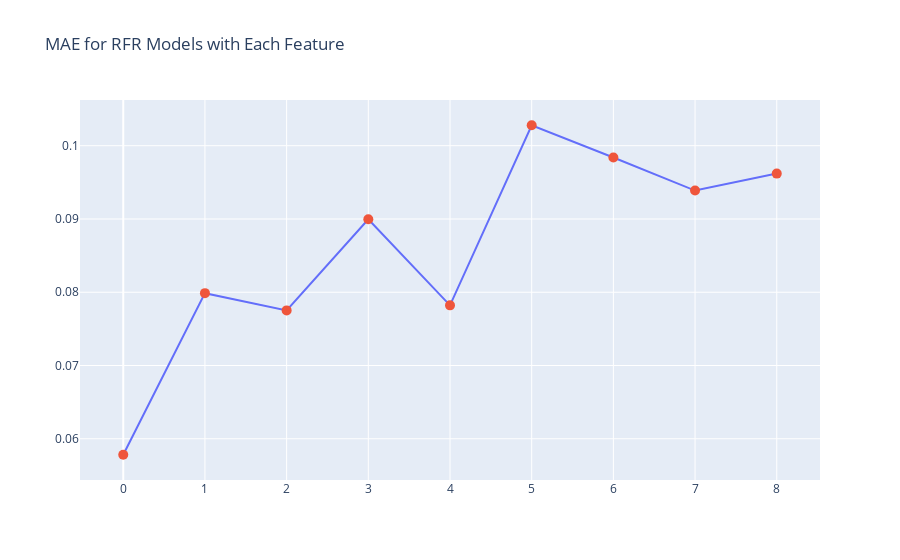

Notebook source saved alongside this figure:
### Code cell
plot_model_stats(df_each_model_stats, 'MAE', 'MAE for RFR Models with Each Feature')

### Figure 1 — Plotly figure (JSON) as saved in the notebook; plotly's stock layout.template omitted (floating-point values rounded to 4 significant figures)
{"data": [{"mode": "lines", "showlegend": false, "type": "scatter", "x": [0, 1, 2, 3, 4, 5, 6, 7, 8], "y": [0.05782, 0.07987, 0.07752, 0.08997, 0.07821, 0.1028, 0.09839, 0.09388, 0.09619]}, {"hoverinfo": "text", "hovertext": ["SAT<br>MAE: 0.05782", "Faculty Salary<br>MAE: 0.079875", "Earnings 6 yrs after entry<br>MAE: 0.077523", "Acceptance Rate<br>MAE: 0.089967", "Share First Generation<br>MAE: 0.078211", "Students with Loans<br>MAE: 0.102793", "Mean Net Price<br>MAE: 0.098392", "Student Faculty Ratio<br>MAE: 0.093876", "Diversity<br>MAE: 0.096194"], "marker": {"size": 10}, "mode": "markers", "showlegend": false, "type": "scatter", "x": [0, 1, 2, 3, 4, 5, 6, 7, 8], "y": [0.05782, 0.07987, 0.07752, 0.08997, 0.07821, 0.1028, 0.09839, 0.09388, 0.09619]}], "layout": {"title": {"text": "MAE for RFR Models with Each Feature"}}}
